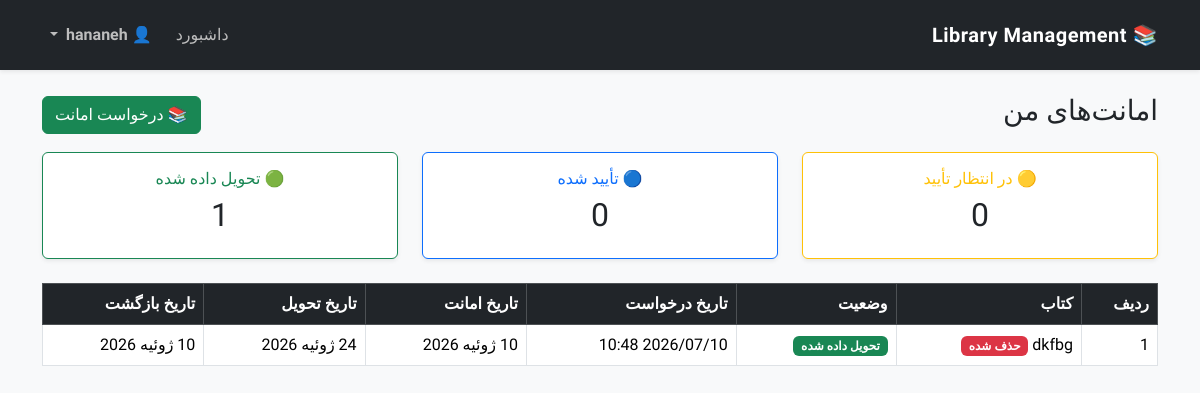
Page /borrows/ (signed in) on the committed database.
### accounts/models.py (models this page shows, shortened)
class CustomUser(AbstractUser, BaseModel):
    email = models.EmailField(
    unique=True,
    verbose_name="ایمیل",
    )
    class Meta:
        verbose_name = "کاربر"
        verbose_name_plural = "کاربران"
        ordering = ["username"]

### books/models.py (models this page shows, shortened)
class Borrow(BaseModel):
    STATUS_PENDING = "pending"
    STATUS_APPROVED = "approved"
    STATUS_REJECTED = "rejected"
    STATUS_RETURNED = "returned"
    STATUS_CHOICES = (
        (STATUS_PENDING, "در انتظار تأیید"),
        (STATUS_APPROVED, "تأیید شده"),
        (STATUS_REJECTED, "رد شده"),
        (STATUS_RETURNED, "تحویل داده شده"),
    )
    book = models.ForeignKey(
        Book,
        on_delete=models.SET_NULL,
        null=True,
        blank=True,
        related_name="borrows",
        verbose_name="کتاب",
    )
    book_title = models.CharField(
    max_length=255,
    blank=True,
    verbose_name="عنوان کتاب"
    )
    user = models.ForeignKey(
        settings.AUTH_USER_MODEL,
        on_delete=models.PROTECT,
        related_name="borrows",
        verbose_name="کاربر",
    )
    request_date = models.DateTimeField(
        auto_now_add=True,
        verbose_name="زمان ثبت درخواست",
    )
    borrow_date = models.DateField(
    null=True,
    blank=True,
    verbose_name="تاریخ امانت",
    )
    due_date = models.DateField(
    null=True,
    blank=True,
    verbose_name="تاریخ تحویل",
    )
    return_date = models.DateField(
        blank=True,
        null=True,
        verbose_name="تاریخ بازگشت"
    )
    class Meta:
        verbose_name = "امانت"
        verbose_name_plural = "امانت‌ها"
        ordering = ["-borrow_date"]
    status = models.CharField(
    max_length=20,
    choices=STATUS_CHOICES,
    default=STATUS_PENDING,
    verbose_name="وضعیت درخواست",
)
    reject_reason = models.TextField(
    blank=True,
    verbose_name="دلیل رد درخواست",
)
    approved_at = models.DateTimeField(
    null=True,
    blank=True,
    verbose_name="زمان تأیید",
)
    edit_deadline = models.DateTimeField(
    null=True,
    blank=True,
    verbose_name="مهلت ویرایش",
)

### books/views.py (the view, shortened to what this page needs)
# urls.py: path("borrows/",views.BorrowListView.as_view(),name="borrow-list",),
class BorrowListView(LoginRequiredMixin, ListView):
    model = Borrow
    template_name = "books/borrow/borrow_list.html"
    context_object_name = "borrows"
    paginate_by = 10
    def get_queryset(self):
        if self.request.user.is_superuser:
            return Borrow.objects.select_related(
                "book",
                "user",
            ).order_by("-request_date")
    def get_context_data(self, **kwargs):
        context = super().get_context_data(**kwargs)
        queryset = self.get_queryset()
        context["pending_count"] = queryset.filter(
            status=Borrow.STATUS_PENDING
        ).count()
        context["approved_count"] = queryset.filter(
            status=Borrow.STATUS_APPROVED
        ).count()
        context["returned_count"] = queryset.filter(
            status=Borrow.STATUS_RETURNED
        ).count()
        return context

### books/templates/books/borrow/borrow_list.html (shortened to what this page needs)
{% extends "shared/_layout.html" %}
{% block content %}
<div class="d-flex justify-content-between align-items-center mb-3">
    <h3>
        امانت‌های من
    </h3>
    <a href="{% url 'borrow-create' %}"
       class="btn btn-success">
        📚 درخواست امانت
    </a>
</div>
<div class="row mb-4">
    <div class="col-md-4">
        <div class="card border-warning shadow-sm">
            <div class="card-body text-center">
                <h6 class="text-warning">
                    🟡 در انتظار تأیید
                </h6>
                <h2>{{ pending_count }}</h2>
            </div>
        </div>
    </div>
    <div class="col-md-4">
        <div class="card border-primary shadow-sm">
            <div class="card-body text-center">
                <h6 class="text-primary">
                    🔵 تأیید شده
                </h6>
                <h2>{{ approved_count }}</h2>
            </div>
        </div>
    </div>
    <div class="col-md-4">
        <div class="card border-success shadow-sm">
            <div class="card-body text-center">
                <h6 class="text-success">
                    🟢 تحویل داده شده
                </h6>
                <h2>{{ returned_count }}</h2>
            </div>
        </div>
    </div>
</div>
{% if borrows %}
<table class="table table-bordered table-hover">
    <thead class="table-dark">
        <tr>
            <th>ردیف</th>
            <th>کتاب</th>
            <th>وضعیت</th>
            <th>تاریخ درخواست</th>
            <th>تاریخ امانت</th>
            <th>تاریخ تحویل</th>
            <th>تاریخ بازگشت</th>
        </tr>
    </thead>
    <tbody>
    {% for borrow in borrows %}
        <tr>
            <td>{{ forloop.counter }}</td>
            <td>
                {% if borrow.book %}
                    {{ borrow.book.title }}
                    {% if not borrow.book.is_active %}
                        <span class="badge bg-warning">
                            بایگانی شده
                        </span>
                    {% endif %}
                {% else %}
                    <span class="badge bg-danger">
                        حذف شده
                    </span>
                {% endif %}
            </td>
            <td>
                {% if borrow.status == "pending" %}
                    <span class="badge bg-warning text-dark">
                        در انتظار تأیید
                    </span>
                {% elif borrow.status == "approved" %}
                    <span class="badge bg-primary">
                        تأیید شده
                    </span>
                {% elif borrow.status == "returned" %}
                    <span class="badge bg-success">
                        تحویل داده شده
                    </span>
                {% elif borrow.status == "rejected" %}
                    <span class="badge bg-danger">
                        رد شده
                    </span>
                {% endif %}
            </td>
            <td>{{ borrow.request_date|date:"Y/m/d H:i" }}</td>
            <td>{{ borrow.borrow_date|default:"-" }}</td>
            <td>{{ borrow.due_date|default:"-" }}</td>
            <td>{{ borrow.return_date|default:"-" }}</td>
        </tr>
    {% endfor %}
    </tbody>
</table>
{% else %}
<div class="alert alert-info">
    هنوز هیچ درخواست امانتی ثبت نکرده‌اید.
</div>
{% endif %}
{% endblock %}

### templates/shared/_layout.html (shortened to what this page needs)
<!DOCTYPE html>
<html lang="fa" dir="rtl">
<head>
{% load static %}
    <link
            href="https://cdn.jsdelivr.net/npm/bootstrap@5.3.7/dist/css/bootstrap.rtl.min.css"
            rel="stylesheet">
<link rel="stylesheet" href="{% static 'css/navbar.css' %}">
</head>
<body class="bg-light">
<nav class="navbar navbar-expand-lg navbar-dark bg-dark shadow-sm">
    <div class="container">
<a class="navbar-brand fw-bold"
   href="{% if request.user.is_authenticated and request.user.is_superuser %}{% url 'dashboard' %}{% else %}{% url 'book-list' %}{% endif %}">
    📚 Library Management
</a>
       <div class="navbar-nav ms-auto align-items-center">
{% if request.user.is_authenticated %}
{% if request.user.is_superuser %}
<a class="nav-link" href="{% url 'dashboard' %}">
    داشبورد
</a>
{% endif %}
<div class="dropdown ms-2">
    <a
        class="nav-link dropdown-toggle text-white fw-semibold"
        href="#"
        role="button"
        data-bs-toggle="dropdown"
        aria-expanded="false">
        👤 {{ request.user.username }}
    </a>
</div>
{% endif %}
        </div>
    </div>
</nav>
<div class="container py-4">
    {% block content %}
    {% endblock %}
</div>
</body>
</html>

### static/css/navbar.css (style rules this page uses)
html, body { font-family: "Vazirmatn", sans-serif; }
button, input, textarea, select, table, .card, .btn, .dropdown-menu, .list-group-item { font-family: inherit; }
.navbar-brand { letter-spacing: .5px; }
.navbar { min-height:70px; }
.nav-link { transition:all .25s; }
.nav-link { color:#bdbdbd !important; transition:.2s; }

### rows in the picture
CustomUser: user.username "hananeh"
Borrow: status "تحویل داده شده", request_date "2026/07/10 10:48", borrow_date "10 ژوئیه 2026", due_date "24 ژوئیه 2026", return_date "10 ژوئیه 2026"

### other values in the picture
{{ pending_count }} "0"
{{ approved_count }} "0"
{{ returned_count }} "1"
